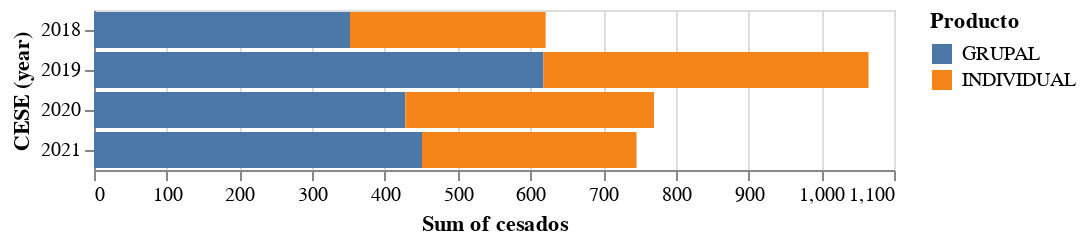

The cell this chart's notebook holds for it:
### Markdown cell above
* Quiero ver la cantidad de cesados por propoducto para darme una idea

### Code cell
ceses_product = ceses.groupby(
    by=['Producto','CESE'],
    as_index = False
    ).agg(
        cesados = ('CODIGO', 'count')
    )
# plot por producto
alt.Chart(ceses_product).mark_bar().encode(
y = 'year(CESE):N',
x = 'sum(cesados)',
color = 'Producto'
) #grupal e invidual por tener mas rotacion FV

### Figure 1 — Vega-Lite specification as saved in the notebook (floating-point values rounded to 4 significant figures)
{"config": {"view": {"continuousWidth": 400, "continuousHeight": 300}}, "data": {"name": "data-b64a291d0296c4a4c77503f13995593e"}, "mark": "bar", "encoding": {"color": {"type": "nominal", "field": "Producto"}, "x": {"type": "quantitative", "aggregate": "sum", "field": "cesados"}, "y": {"type": "nominal", "field": "CESE", "timeUnit": "year"}}, "$schema": "https://vega.github.io/schema/vega-lite/v4.8.1.json", "datasets": {"data-b64a291d0296c4a4c77503f13995593e": [{"Producto": "GRUPAL", "CESE": "2018-01-01T00:00:00", "cesados": 27}, {"Producto": "GRUPAL", "CESE": "2018-02-01T00:00:00", "cesados": 31}, {"Producto": "GRUPAL", "CESE": "2018-03-01T00:00:00", "cesados": 29}, {"Producto": "GRUPAL", "CESE": "2018-04-01T00:00:00", "cesados": 45}, {"Producto": "GRUPAL", "CESE": "2018-05-01T00:00:00", "cesados": 33}, {"Producto": "GRUPAL", "CESE": "2018-06-01T00:00:00", "cesados": 28}, {"Producto": "GRUPAL", "CESE": "2018-07-01T00:00:00", "cesados": 16}, {"Producto": "GRUPAL", "CESE": "2018-08-01T00:00:00", "cesados": 28}, {"Producto": "GRUPAL", "CESE": "2018-09-01T00:00:00", "cesados": 32}, {"Producto": "GRUPAL", "CESE": "2018-10-01T00:00:00", "cesados": 29}, {"Producto": "GRUPAL", "CESE": "2018-11-01T00:00:00", "cesados": 24}, {"Producto": "GRUPAL", "CESE": "2018-12-01T00:00:00", "cesados": 30}, {"Producto": "GRUPAL", "CESE": "2019-01-01T00:00:00", "cesados": 55}, {"Producto": "GRUPAL", "CESE": "2019-02-01T00:00:00", "cesados": 53}, {"Producto": "GRUPAL", "CESE": "2019-03-01T00:00:00", "cesados": 62}, {"Producto": "GRUPAL", "CESE": "2019-04-01T00:00:00", "cesados": 41}, {"Producto": "GRUPAL", "CESE": "2019-05-01T00:00:00", "cesados": 57}, {"Producto": "GRUPAL", "CESE": "2019-06-01T00:00:00", "cesados": 45}, {"Producto": "GRUPAL", "CESE": "2019-07-01T00:00:00", "cesados": 67}, {"Producto": "GRUPAL", "CESE": "2019-08-01T00:00:00", "cesados": 53}, {"Producto": "GRUPAL", "CESE": "2019-09-01T00:00:00", "cesados": 42}, {"Producto": "GRUPAL", "CESE": "2019-10-01T00:00:00", "cesados": 47}, {"Producto": "GRUPAL", "CESE": "2019-11-01T00:00:00", "cesados": 46}, {"Producto": "GRUPAL", "CESE": "2019-12-01T00:00:00", "cesados": 50}, {"Producto": "GRUPAL", "CESE": "2020-01-01T00:00:00", "cesados": 71}, {"Producto": "GRUPAL", "CESE": "2020-02-01T00:00:00", "cesados": 53}, {"Producto": "GRUPAL", "CESE": "2020-03-01T00:00:00", "cesados": 44}, {"Producto": "GRUPAL", "CESE": "2020-04-01T00:00:00", "cesados": 10}, {"Producto": "GRUPAL", "CESE": "2020-05-01T00:00:00", "cesados": 10}, {"Producto": "GRUPAL", "CESE": "2020-06-01T00:00:00", "cesados": 30}, {"Producto": "GRUPAL", "CESE": "2020-07-01T00:00:00", "cesados": 25}, {"Producto": "GRUPAL", "CESE": "2020-08-01T00:00:00", "cesados": 27}, {"Producto": "GRUPAL", "CESE": "2020-09-01T00:00:00", "cesados": 46}, {"Producto": "GRUPAL", "CESE": "2020-10-01T00:00:00", "cesados": 36}, {"Producto": "GRUPAL", "CESE": "2020-11-01T00:00:00", "cesados": 35}, {"Producto": "GRUPAL", "CESE": "2020-12-01T00:00:00", "cesados": 41}, {"Producto": "GRUPAL", "CESE": "2021-01-01T00:00:00", "cesados": 32}, {"Producto": "GRUPAL", "CESE": "2021-02-01T00:00:00", "cesados": 46}, {"Producto": "GRUPAL", "CESE": "2021-03-01T00:00:00", "cesados": 55}, {"Producto": "GRUPAL", "CESE": "2021-04-01T00:00:00", "cesados": 56}, {"Producto": "GRUPAL", "CESE": "2021-05-01T00:00:00", "cesados": 45}, {"Producto": "GRUPAL", "CESE": "2021-06-01T00:00:00", "cesados": 34}, {"Producto": "GRUPAL", "CESE": "2021-07-01T00:00:00", "cesados": 26}, {"Producto": "GRUPAL", "CESE": "2021-08-01T00:00:00", "cesados": 29}, {"Producto": "GRUPAL", "CESE": "2021-09-01T00:00:00", "cesados": 41}, {"Producto": "GRUPAL", "CESE": "2021-10-01T00:00:00", "cesados": 25}, {"Producto": "GRUPAL", "CESE": "2021-11-01T00:00:00", "cesados": 28}, {"Producto": "GRUPAL", "CESE": "2021-12-01T00:00:00", "cesados": 34}, {"Producto": "INDIVIDUAL", "CESE": "2018-01-01T00:00:00", "cesados": 22}, {"Producto": "INDIVIDUAL", "CESE": "2018-02-01T00:00:00", "cesados": 11}, {"Producto": "INDIVIDUAL", "CESE": "2018-03-01T00:00:00", "cesados": 26}, {"Producto": "INDIVIDUAL", "CESE": "2018-04-01T00:00:00", "cesados": 33}, {"Producto": "INDIVIDUAL", "CESE": "2018-05-01T00:00:00", "cesados": 25}, {"Producto": "INDIVIDUAL", "CESE": "2018-06-01T00:00:00", "cesados": 18}, {"Producto": "INDIVIDUAL", "CESE": "2018-07-01T00:00:00", "cesados": 16}, {"Producto": "INDIVIDUAL", "CESE": "2018-08-01T00:00:00", "cesados": 20}, {"Producto": "INDIVIDUAL", "CESE": "2018-09-01T00:00:00", "cesados": 24}, {"Producto": "INDIVIDUAL", "CESE": "2018-10-01T00:00:00", "cesados": 29}, {"Producto": "INDIVIDUAL", "CESE": "2018-11-01T00:00:00", "cesados": 21}, {"Producto": "INDIVIDUAL", "CESE": "2018-12-01T00:00:00", "cesados": 24}, {"Producto": "INDIVIDUAL", "CESE": "2019-01-01T00:00:00", "cesados": 42}, {"Producto": "INDIVIDUAL", "CESE": "2019-02-01T00:00:00", "cesados": 32}, {"Producto": "INDIVIDUAL", "CESE": "2019-03-01T00:00:00", "cesados": 36}, {"Producto": "INDIVIDUAL", "CESE": "2019-04-01T00:00:00", "cesados": 36}, {"Producto": "INDIVIDUAL", "CESE": "2019-05-01T00:00:00", "cesados": 38}, {"Producto": "INDIVIDUAL", "CESE": "2019-06-01T00:00:00", "cesados": 31}, {"Producto": "INDIVIDUAL", "CESE": "2019-07-01T00:00:00", "cesados": 48}, {"Producto": "INDIVIDUAL", "CESE": "2019-08-01T00:00:00", "cesados": 33}, {"Producto": "INDIVIDUAL", "CESE": "2019-09-01T00:00:00", "cesados": 41}, {"Producto": "INDIVIDUAL", "CESE": "2019-10-01T00:00:00", "cesados": 44}, {"Producto": "INDIVIDUAL", "CESE": "2019-11-01T00:00:00", "cesados": 44}, {"Producto": "INDIVIDUAL", "CESE": "2019-12-01T00:00:00", "cesados": 22}, {"Producto": "INDIVIDUAL", "CESE": "2020-01-01T00:00:00", "cesados": 58}, {"Producto": "INDIVIDUAL", "CESE": "2020-02-01T00:00:00", "cesados": 51}, {"Producto": "INDIVIDUAL", "CESE": "2020-03-01T00:00:00", "cesados": 31}, {"Producto": "INDIVIDUAL", "CESE": "2020-04-01T00:00:00", "cesados": 7}, {"Producto": "INDIVIDUAL", "CESE": "2020-05-01T00:00:00", "cesados": 78}, {"Producto": "INDIVIDUAL", "CESE": "2020-06-01T00:00:00", "cesados": 19}, {"Producto": "INDIVIDUAL", "CESE": "2020-07-01T00:00:00", "cesados": 12}, {"Producto": "INDIVIDUAL", "CESE": "2020-08-01T00:00:00", "cesados": 12}, {"Producto": "INDIVIDUAL", "CESE": "2020-09-01T00:00:00", "cesados": 19}, {"Producto": "INDIVIDUAL", "CESE": "2020-10-01T00:00:00", "cesados": 24}, {"Producto": "INDIVIDUAL", "CESE": "2020-11-01T00:00:00", "cesados": 14}, {"Producto": "INDIVIDUAL", "CESE": "2020-12-01T00:00:00", "cesados": 17}, {"Producto": "INDIVIDUAL", "CESE": "2021-01-01T00:00:00", "cesados": 16}, {"Producto": "INDIVIDUAL", "CESE": "2021-02-01T00:00:00", "cesados": 21}, {"Producto": "INDIVIDUAL", "CESE": "2021-03-01T00:00:00", "cesados": 32}, {"Producto": "INDIVIDUAL", "CESE": "2021-04-01T00:00:00", "cesados": 25}, {"Producto": "INDIVIDUAL", "CESE": "2021-05-01T00:00:00", "cesados": 20}, {"Producto": "INDIVIDUAL", "CESE": "2021-06-01T00:00:00", "cesados": 24}, {"Producto": "INDIVIDUAL", "CESE": "2021-07-01T00:00:00", "cesados": 31}, {"Producto": "INDIVIDUAL", "CESE": "2021-08-01T00:00:00", "cesados": 26}, {"Producto": "INDIVIDUAL", "CESE": "2021-09-01T00:00:00", "cesados": 21}, {"Producto": "INDIVIDUAL", "CESE": "2021-10-01T00:00:00", "cesados": 23}, {"Producto": "INDIVIDUAL", "CESE": "2021-11-01T00:00:00", "cesados": 30}, {"Producto": "INDIVIDUAL", "CESE": "2021-12-01T00:00:00", "cesados": 26}]}}
